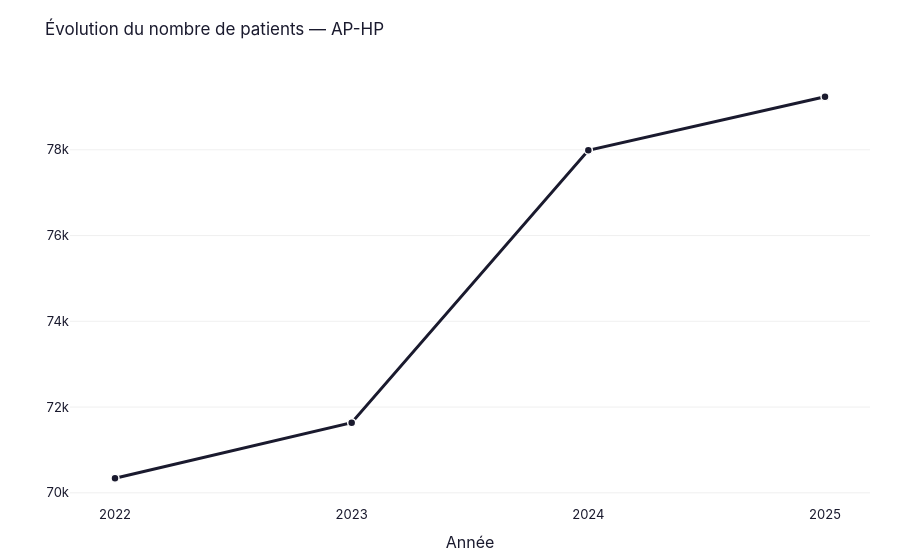
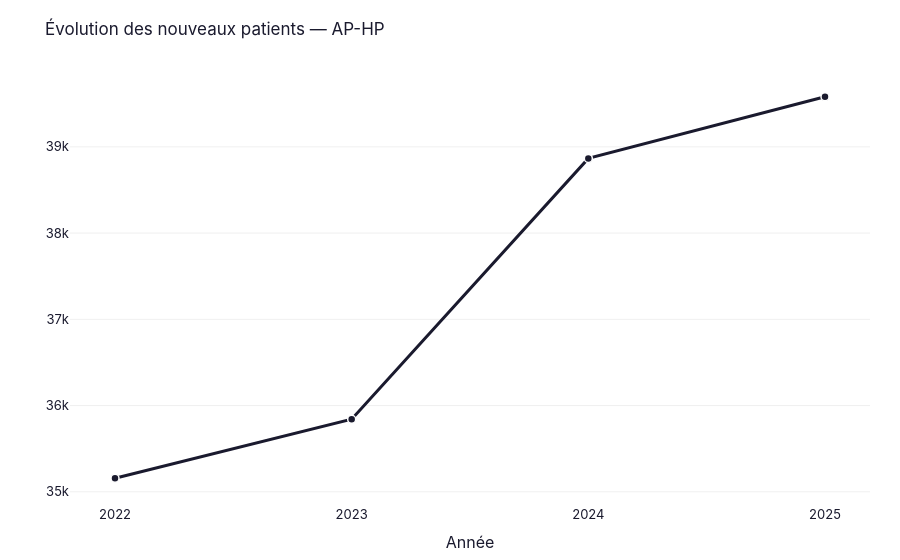
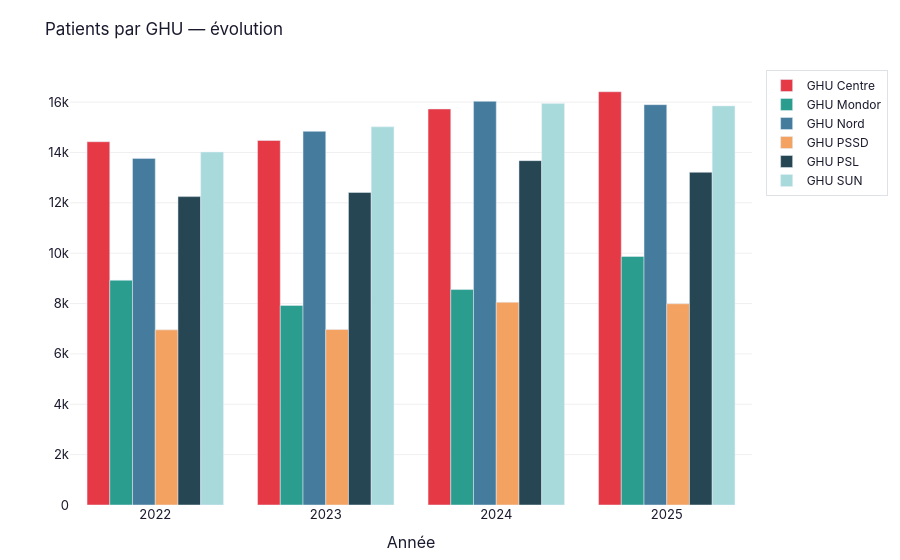
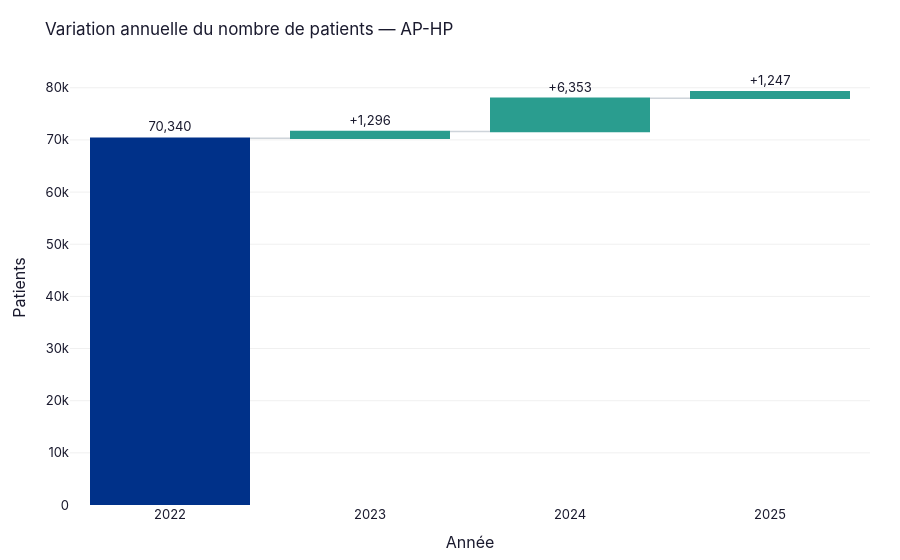

Write notebook code for charts like these, in order.
### Markdown cell above
## A. Patients & évolution

### Code cell
# line_evolution(df, x, y, group, title ; y_label, entities, show_covid, y_zero)
sl = tot(aphp, ENTITE)
display(line_evolution(sl, "annee", "nb_patients", "entite",
                       f"Évolution du nombre de patients — {ENTITE}"))
display(line_evolution(sl, "annee", "nb_nouveaux_patients", "entite",
                       f"Évolution des nouveaux patients — {ENTITE}"))

# bar_comparison(df, x, y, group, title ; y_label, barmode, entities)
display(bar_comparison(ghu_slice(aphp), "annee", "nb_patients", "entite",
                       "Patients par GHU — évolution", barmode="group", entities=GHU_LIST))

# waterfall_trends(df_entity ; title)
display(waterfall_trends(sl, f"Variation annuelle du nombre de patients — {ENTITE}"))

# bar_appareils_years(df ; entity, years, value_col)
display(bar_appareils_years(aphp))

### Figure 1 — Plotly figure (JSON) as saved in the notebook; plotly's stock layout.template omitted (floating-point values rounded to 4 significant figures)
{"data": [{"customdata": [null, "+1.8%", "+8.9%", "+1.6%"], "hovertemplate": "<b>AP-HP</b><br>%{y:,.0f}<br>Évol. N-1 : %{customdata}<extra></extra>", "line": {"color": "#1A1A2E", "dash": "solid", "width": 3}, "marker": {"color": "#1A1A2E", "line": {"color": "white", "width": 1.5}, "size": 8}, "mode": "lines+markers", "name": "AP-HP", "type": "scatter", "x": [2022, 2023, 2024, 2025], "y": [70340, 71636, 77989, 79236]}], "layout": {"font": {"color": "#1A1A2E", "family": "Inter, Arial, sans-serif", "size": 13}, "hovermode": "x unified", "legend": {"bgcolor": "rgba(255,255,255,0.95)", "bordercolor": "#DEE2E6", "borderwidth": 1, "font": {"size": 12}}, "margin": {"b": 50, "l": 70, "r": 30, "t": 70}, "paper_bgcolor": "white", "plot_bgcolor": "white", "title": {"font": {"size": 17}, "text": "Évolution du nombre de patients — AP-HP"}, "xaxis": {"dtick": 1, "showgrid": false, "tick0": 2022, "tickformat": "d", "tickmode": "linear", "title": {"text": "Année"}, "zeroline": false}, "yaxis": {"gridcolor": "#F0F0F0", "showgrid": true, "title": {"text": ""}, "zeroline": false}}}

### Figure 2 — Plotly figure (JSON) as saved in the notebook; plotly's stock layout.template omitted (floating-point values rounded to 4 significant figures)
{"data": [{"customdata": [null, "+1.9%", "+8.4%", "+1.8%"], "hovertemplate": "<b>AP-HP</b><br>%{y:,.0f}<br>Évol. N-1 : %{customdata}<extra></extra>", "line": {"color": "#1A1A2E", "dash": "solid", "width": 3}, "marker": {"color": "#1A1A2E", "line": {"color": "white", "width": 1.5}, "size": 8}, "mode": "lines+markers", "name": "AP-HP", "type": "scatter", "x": [2022, 2023, 2024, 2025], "y": [35157, 35841, 38866, 39581]}], "layout": {"font": {"color": "#1A1A2E", "family": "Inter, Arial, sans-serif", "size": 13}, "hovermode": "x unified", "legend": {"bgcolor": "rgba(255,255,255,0.95)", "bordercolor": "#DEE2E6", "borderwidth": 1, "font": {"size": 12}}, "margin": {"b": 50, "l": 70, "r": 30, "t": 70}, "paper_bgcolor": "white", "plot_bgcolor": "white", "title": {"font": {"size": 17}, "text": "Évolution des nouveaux patients — AP-HP"}, "xaxis": {"dtick": 1, "showgrid": false, "tick0": 2022, "tickformat": "d", "tickmode": "linear", "title": {"text": "Année"}, "zeroline": false}, "yaxis": {"gridcolor": "#F0F0F0", "showgrid": true, "title": {"text": ""}, "zeroline": false}}}

### Figure 3 — Plotly figure (JSON) as saved in the notebook; plotly's stock layout.template omitted (floating-point values rounded to 4 significant figures)
{"data": [{"hovertemplate": "<b>GHU Centre</b><br>%{y:,.0f}<extra></extra>", "marker": {"color": "#E63946"}, "name": "GHU Centre", "type": "bar", "x": [2022, 2023, 2024, 2025], "y": [14427, 14476, 15728, 16412]}, {"hovertemplate": "<b>GHU Mondor</b><br>%{y:,.0f}<extra></extra>", "marker": {"color": "#2A9D8F"}, "name": "GHU Mondor", "type": "bar", "x": [2022, 2023, 2024, 2025], "y": [8925, 7924, 8557, 9869]}, {"hovertemplate": "<b>GHU Nord</b><br>%{y:,.0f}<extra></extra>", "marker": {"color": "#457B9D"}, "name": "GHU Nord", "type": "bar", "x": [2022, 2023, 2024, 2025], "y": [13766, 14839, 16031, 15899]}, {"hovertemplate": "<b>GHU PSSD</b><br>%{y:,.0f}<extra></extra>", "marker": {"color": "#F4A261"}, "name": "GHU PSSD", "type": "bar", "x": [2022, 2023, 2024, 2025], "y": [6956, 6969, 8053, 7992]}, {"hovertemplate": "<b>GHU PSL</b><br>%{y:,.0f}<extra></extra>", "marker": {"color": "#264653"}, "name": "GHU PSL", "type": "bar", "x": [2022, 2023, 2024, 2025], "y": [12247, 12410, 13676, 13213]}, {"hovertemplate": "<b>GHU SUN</b><br>%{y:,.0f}<extra></extra>", "marker": {"color": "#A8DADC"}, "name": "GHU SUN", "type": "bar", "x": [2022, 2023, 2024, 2025], "y": [14019, 15018, 15944, 15851]}], "layout": {"barmode": "group", "font": {"color": "#1A1A2E", "family": "Inter, Arial, sans-serif", "size": 13}, "hovermode": "x unified", "legend": {"bgcolor": "rgba(255,255,255,0.95)", "bordercolor": "#DEE2E6", "borderwidth": 1, "font": {"size": 12}}, "margin": {"b": 50, "l": 70, "r": 30, "t": 70}, "paper_bgcolor": "white", "plot_bgcolor": "white", "title": {"font": {"size": 17}, "text": "Patients par GHU — évolution"}, "xaxis": {"showgrid": false, "title": {"text": "Année"}, "zeroline": false}, "yaxis": {"gridcolor": "#F0F0F0", "showgrid": true, "title": {"text": ""}, "zeroline": false}}}

### Figure 4 — Plotly figure (JSON) as saved in the notebook; plotly's stock layout.template omitted (floating-point values rounded to 4 significant figures)
{"data": [{"connector": {"line": {"color": "#CED4DA", "width": 1.5}}, "decreasing": {"marker": {"color": "#E63946"}}, "hovertemplate": "%{x}<br>%{y:+,.0f}<extra></extra>", "increasing": {"marker": {"color": "#2A9D8F"}}, "measure": ["absolute", "relative", "relative", "relative"], "text": ["70,340", "+1,296", "+6,353", "+1,247"], "textposition": "outside", "totals": {"marker": {"color": "#003189"}}, "type": "waterfall", "x": ["2022", "2023", "2024", "2025"], "y": [70340, 1296, 6353, 1247]}], "layout": {"font": {"color": "#1A1A2E", "family": "Inter, Arial, sans-serif", "size": 13}, "hovermode": "x unified", "legend": {"bgcolor": "rgba(255,255,255,0.95)", "bordercolor": "#DEE2E6", "borderwidth": 1, "font": {"size": 12}}, "margin": {"b": 50, "l": 70, "r": 30, "t": 70}, "paper_bgcolor": "white", "plot_bgcolor": "white", "title": {"font": {"size": 17}, "text": "Variation annuelle du nombre de patients — AP-HP"}, "xaxis": {"showgrid": false, "title": {"text": "Année"}, "zeroline": false}, "yaxis": {"gridcolor": "#F0F0F0", "showgrid": true, "title": {"text": "Patients"}, "zeroline": false}}}
